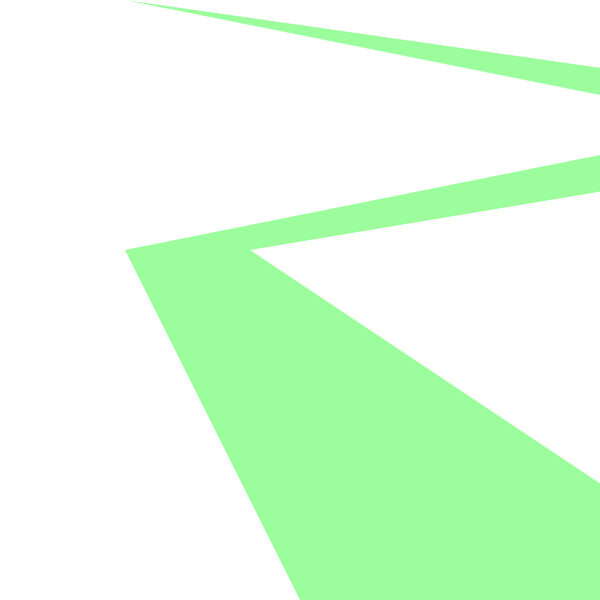
Frame 1 (no input)
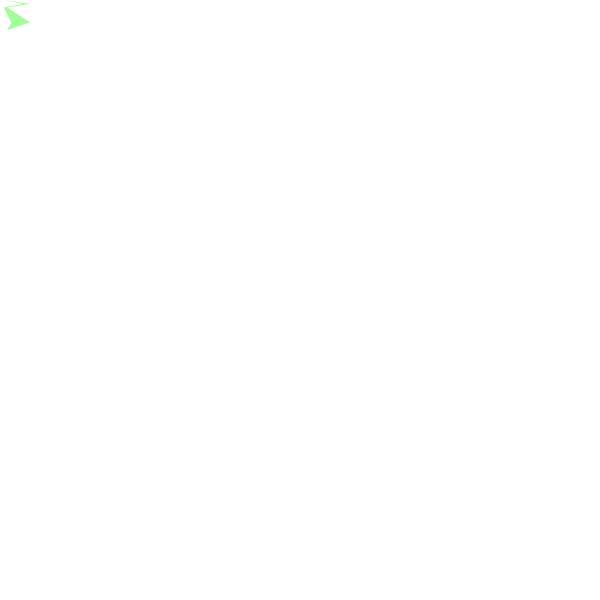
Frame 60 (the mouse pressed at the canvas centre just before this capture)
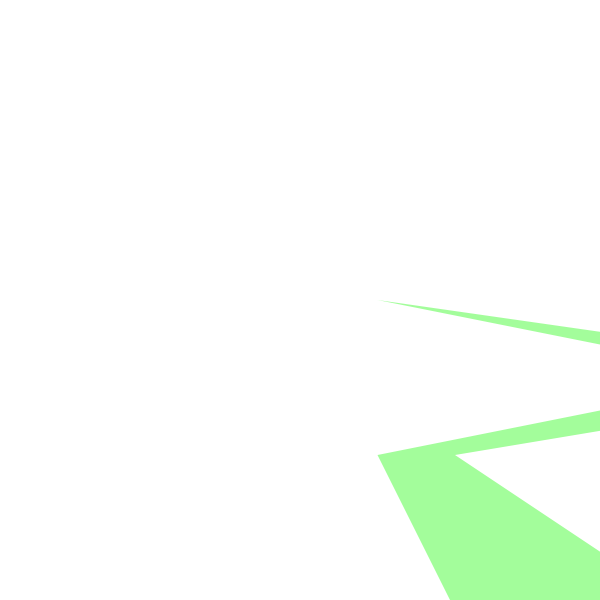
Frame 120 (the mouse held since frame 60 and released just before this capture)

The Processing sketch that drew these frames (run headless with seeded random() and noise(); from frame 60 on, the mouse is pressed at the canvas centre):

// Processing sketch: processing_99697
// ── processing_99697.pde

float x = 50;
float y = 50;
float w = 100;
float h = 100;

float[] a = new float[200];
float[] b = new float[200];
float[] c = new float[200];
float[] d = new float[200];

float size = 1000;

int xdirection = 2;
int ydirection = -2;

void setup() {
  size(600,600);
  background(255);
  fill(0,250,0,100);
  noStroke();
}
void draw() {
    background(255,255,255);
  rayo(mouseX,mouseY,size,size);
  if(mouseX >=200) {
    for(int i=0;i < 200;i++)  {

    }
    size = size+10;
  }
  if(mouseX<=100) {
    size = 30;
    fill(20,250,0,100);
  }
}
void rayo(float x,float y,float w,float h) {
  beginShape(POLYGON);
  vertex(x+w/8,y);
  vertex(x+w,y+h/8);
  vertex(x+w/4,y+h/4);
  vertex(x+w,y+6*h/8);
  vertex(x+w/4,y+h);
  vertex(x+3*w/8,y+6*h/8);
  vertex(x+w/8,y+h/4);
  vertex(x+6*w/8,y+h/8);
  vertex(x+w/8,y);
  endShape();
}
